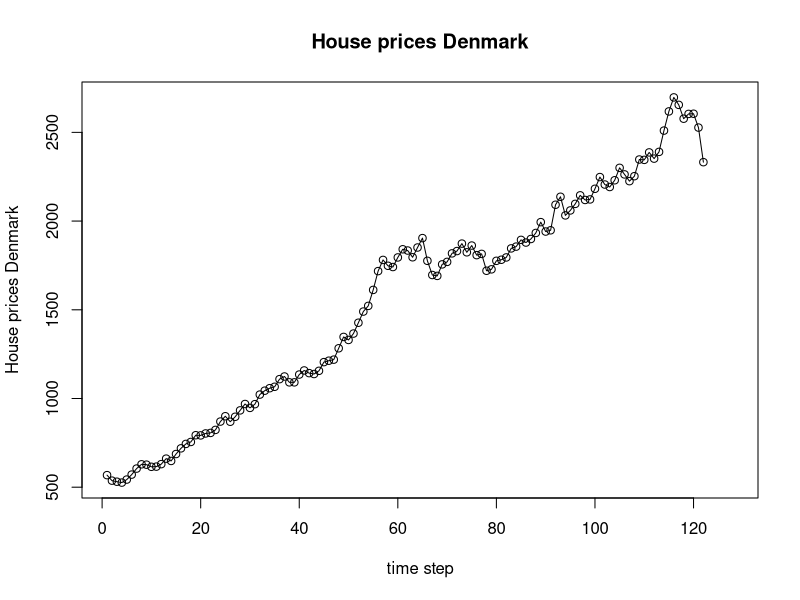
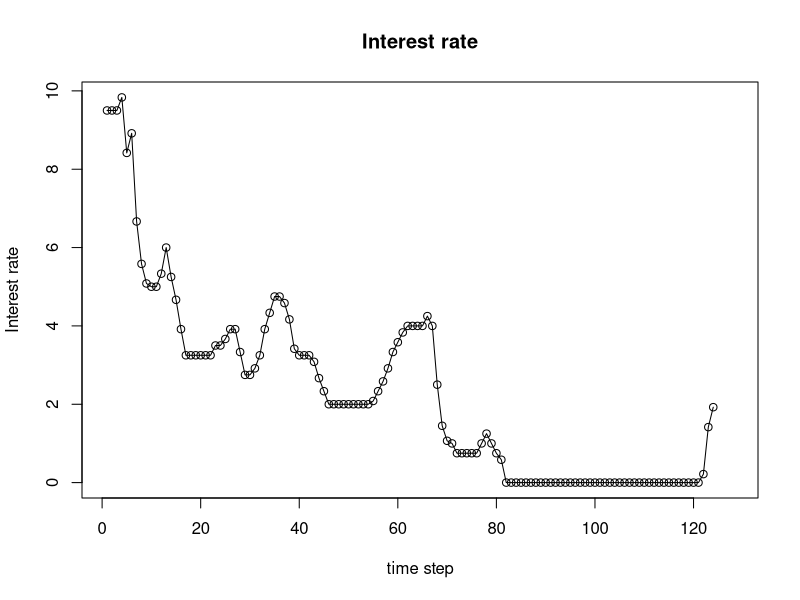
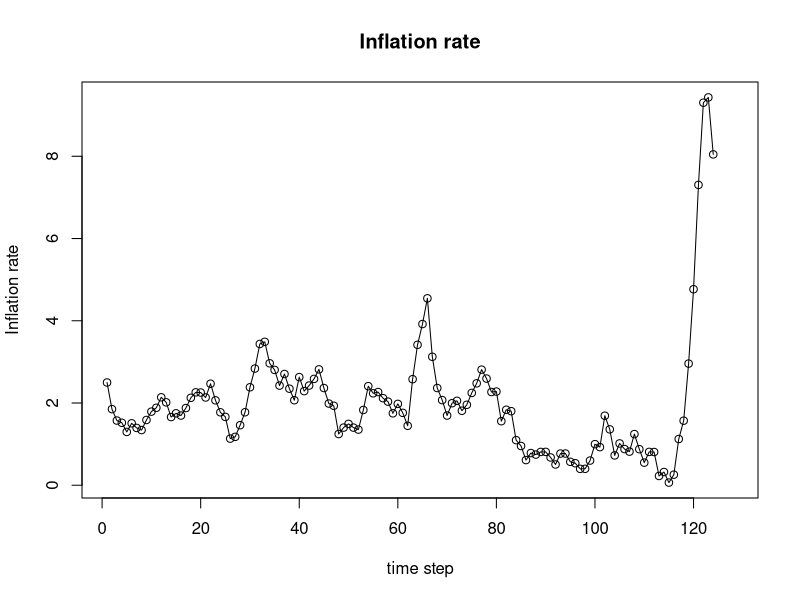
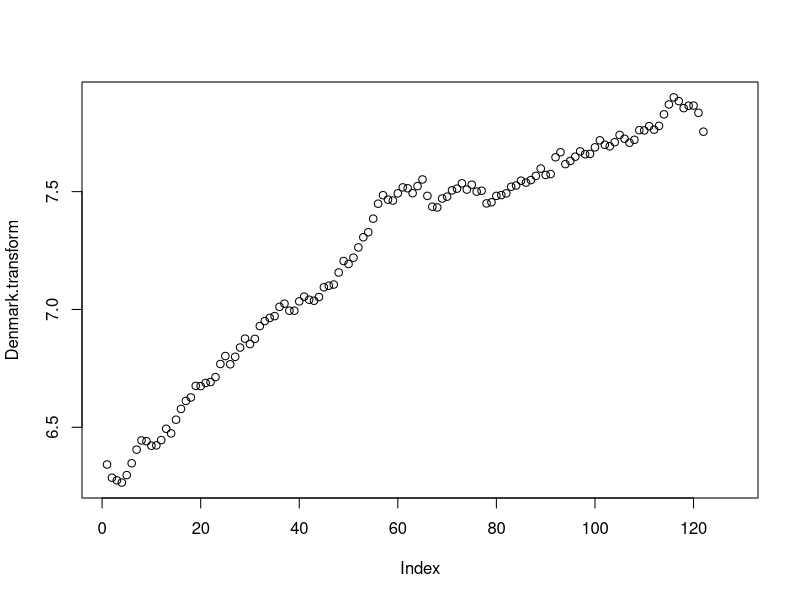
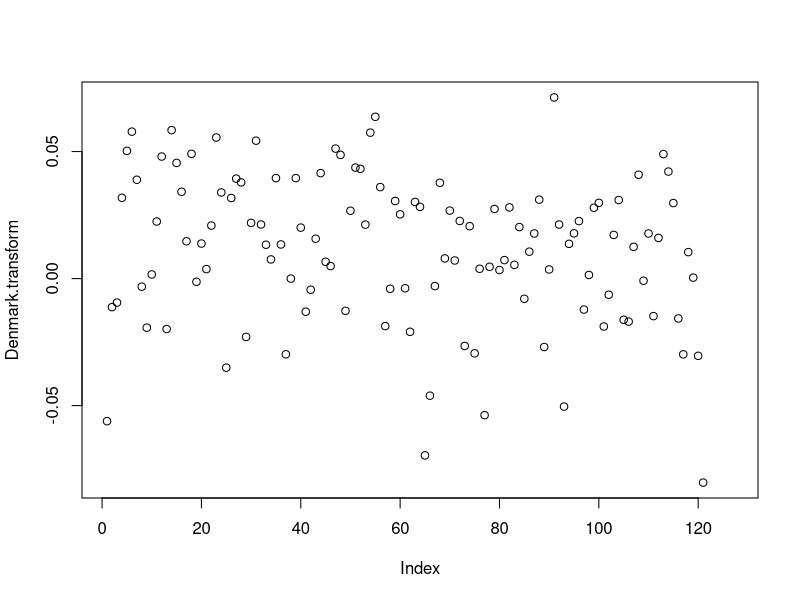
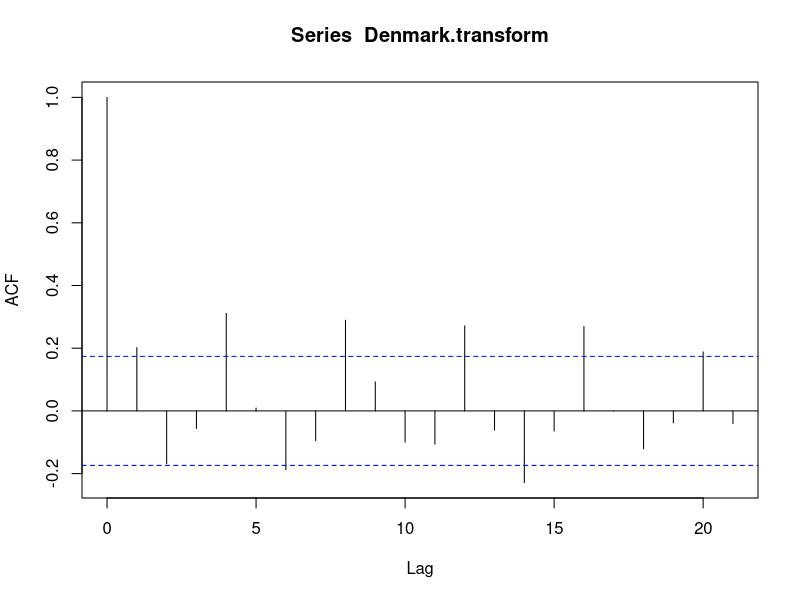
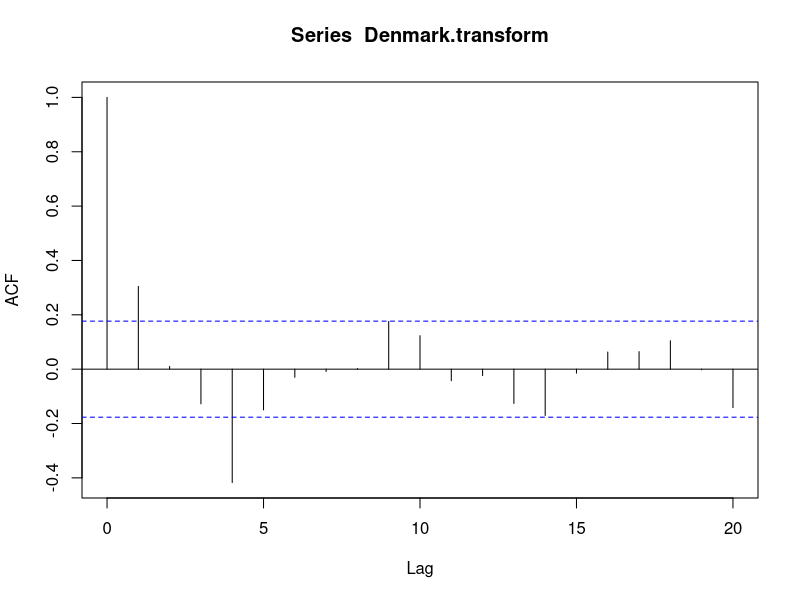
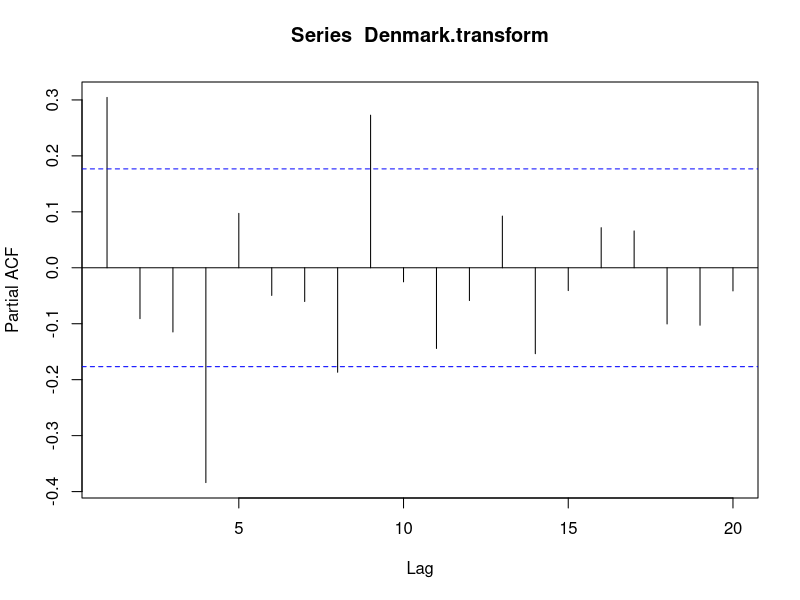

These charts were generated, in order, by the following R code: (Note: this script raises an error after producing the figures.)
setwd("~/Git_repos/time-series-analysis/Assignment 3")
library(forecast)

######### 1-5 ############


data <- read.table('A3Data.csv', header=TRUE, sep=",")
names(data)
par(mfrow=c(1,1))

plot(data$Denmark,       type="o", ylab="House prices Denmark", main="House prices Denmark", xlab="time step")
plot(data$InterestRate,  type="o", ylab="Interest rate",        main="Interest rate",        xlab="time step")
plot(data$InflationRate, type="o", ylab="Inflation rate",       main="Inflation rate",       xlab="time step")


Denmark.transform <- log(data$Denmark)
plot(Denmark.transform)
Denmark.transform <- diff(Denmark.transform)
plot(Denmark.transform)
acf(Denmark.transform, na.action=na.pass)
Denmark.transform <- diff(Denmark.transform, lag=4)
acf(Denmark.transform, na.action=na.pass)
pacf(Denmark.transform, na.action=na.pass)

Denmark.transform <- diff(diff(log(data$Denmark), lag=4, differences=1), lag=1, differences=1)
# Denmark.transform <- diff(log(data$Denmark), lag=4, differences=2)
InterestRate.transform <- diff(data$InterestRate, lag=1, difference=1)
InflationRate.transform <- diff(data$InflationRate, lag=1, difference=3)

data$Denmark.transform <- c(rep(NA, dim(data)[1] - length(Denmark.transform)), Denmark.transform)
data$InterestRate.transform <- c(rep(NA, dim(data)[1] - length(InterestRate.transform)), InterestRate.transform)
data$InflationRate.transform <- c(rep(NA, dim(data)[1] - length(InflationRate.transform)), InflationRate.transform)

plot(data$Denmark.transform, type='l')
plot(data$InterestRate.transform, type='l')
plot(data$InflationRate.transform, type='l')

pacf(data$Denmark.transform, na.action=na.pass)
pacf(data$InterestRate.transform, na.action=na.pass)
pacf(data$InflationRate.transform, na.action=na.pass)

acf(data$Denmark.transform, na.action=na.pass)
acf(data$InterestRate.transform, na.action=na.pass)
acf(data$InflationRate.transform, na.action=na.pass)

m1 <- arima(log(data$Denmark),
                                 order=c(0,1,1),
                                 seasonal=list(order = c(0,1,1),period=4),
                                 include.mean = TRUE)

m2 <- arima(log(data$Denmark),
                                 order=c(0,1,1),
                                 seasonal=list(order = c(1,0,1),period=4),
                                 include.mean = TRUE)

mean(model.Denmark.transform$residuals, na.rm=TRUE)
acf(model.Denmark.transform$residuals, na.action=na.pass)
pacf(model.Denmark.transform$residuals, na.action=na.pass)

checkresiduals(m1)

qqnorm(model.Denmark.transform$residuals)
qqline(model.Denmark.transform$residuals)

preds.transform <- predict(model.Denmark.transform, n.ahead=6)$pred

tmp <- Denmark.transform
tmp[(length(tmp)-5):length(tmp)] <- preds.transform
test <- diffinv(tmp, differences=2, xi=log(data$Denmark[1:2]))

plot(data$Denmark)
lines(exp(test))

sign.test <- function(x){
  signs <- sign(na.omit(x))
  return(binom.test(sum(diff(signs) != 0), length(signs)))
}

sign.test(m1$residuals)

t.test(m1$residuals)

######## 5-

